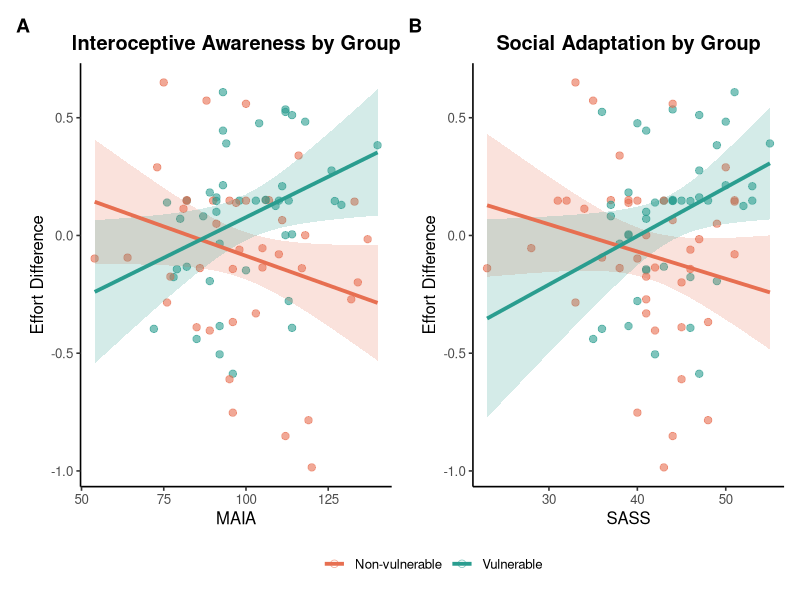

This chart was generated by the following R code:

# Multiple regressions: MAIA, SASS and IRI x group on the prosocial-effort index


###############################################################################
# Clean Environment

rm(list = ls())
options(scipen = 999)


###############################################################################
# Libraries

library(tidyverse)
library(emmeans)
library(ggeffects)
library(patchwork)
library(car)


###############################################################################
# Import Data

df <- read.csv("dataset_final.csv", stringsAsFactors = FALSE)

## Filter by group
# df <- subset(df, grupo == "1")

## Build IRI composites
df <- df %>%
  mutate(IRI_Cognitivo = IRI_Fantasia_DIRd + IRI_TomaPerspectiva_DIRd,
         IRI_Afectivo  = IRI_PreocupacionEmpatica_DIRd + IRI_IncomodidadPersonal_DIRd)

## Analytic subset (variables used in the models)
vars_usadas <- c("grupo",
                 "diff_effort",
                 "effort_other",
                 "MAIA_DIRt", "SASS_DIRt", "IRI_DIRt",
                 "IRI_Cognitivo", "IRI_Afectivo",
                 "Fatigue_diff")

df_mod <- df %>%
  dplyr::select(all_of(vars_usadas)) %>%
  mutate(across(everything(), as.numeric))


###############################################################################
# MAIA model

## MAIA total with group interaction
m1 <- lm(diff_effort ~ MAIA_DIRt * grupo + Fatigue_diff, data = df_mod)
summary(m1)
car::Anova(m1, type = "II")

## Simple slopes of MAIA by group
trends_maia <- emtrends(m1, ~ grupo, var = "MAIA_DIRt", at = list(grupo = c(0, 1)))
summary(trends_maia, infer = c(TRUE, TRUE))
pairs(trends_maia)


###############################################################################
# SASS model

## SASS total with group interaction
m2 <- lm(diff_effort ~ SASS_DIRt * grupo + Fatigue_diff, data = df_mod)
summary(m2)
car::Anova(m2, type = "II")

## Simple slopes of SASS by group
trends_sass <- emtrends(m2, ~ grupo, var = "SASS_DIRt", at = list(grupo = c(0, 1)))
summary(trends_sass, infer = c(TRUE, TRUE))
pairs(trends_sass)


###############################################################################
# IRI models

## IRI total with group interaction
m3 <- lm(diff_effort ~ IRI_DIRt * grupo + Fatigue_diff, data = df_mod)
print(summary(m3))
car::Anova(m3, type = "II")

## Simple slopes of IRI total by group
trends_iri <- emtrends(m3, ~ grupo, var = "IRI_DIRt", at = list(grupo = c(0, 1)))
summary(trends_iri, infer = c(TRUE, TRUE))
pairs(trends_iri)

## IRI components with group interaction
m4 <- lm(diff_effort ~ IRI_Cognitivo * grupo + IRI_Afectivo * grupo + Fatigue_diff, data = df_mod)
print(summary(m4))
car::Anova(m4, type = "II")

## Simple slopes of the cognitive component by group
trends_iri_cognitivo <- emtrends(m4, ~ grupo, var = "IRI_Cognitivo", at = list(grupo = c(0, 1)))
summary(trends_iri_cognitivo, infer = c(TRUE, TRUE))
pairs(trends_iri_cognitivo)


###############################################################################
# MAIA robustness: correlations by group + Fisher r-to-z

## MAIA and prosocial-effort data
d_maia <- df_mod %>%
  dplyr::select(grupo, MAIA_DIRt, diff_effort) %>%
  tidyr::drop_na(MAIA_DIRt, diff_effort)

## Split by group
g_vul  <- dplyr::filter(d_maia, grupo == 1)   # vulnerable
g_nvul <- dplyr::filter(d_maia, grupo == 0)   # non-vulnerable

## Pearson + Spearman by group
r_vul_p  <- cor.test(g_vul$MAIA_DIRt,  g_vul$diff_effort,  method = "pearson")
r_nvul_p <- cor.test(g_nvul$MAIA_DIRt, g_nvul$diff_effort, method = "pearson")
r_vul_s  <- cor.test(g_vul$MAIA_DIRt,  g_vul$diff_effort,  method = "spearman")
r_nvul_s <- cor.test(g_nvul$MAIA_DIRt, g_nvul$diff_effort, method = "spearman")

## Fisher r-to-z for the difference between two independent correlations
fisher_z_diff <- function(r1, n1, r2, n2) {
  z1 <- atanh(r1); z2 <- atanh(r2)
  se <- sqrt(1/(n1 - 3) + 1/(n2 - 3))
  Z  <- (z1 - z2) / se
  data.frame(Z = Z, p = 2 * pnorm(-abs(Z)), SE = se)
}

fz <- fisher_z_diff(r1 = unname(r_vul_p$estimate),  n1 = nrow(g_vul),
                    r2 = unname(r_nvul_p$estimate), n2 = nrow(g_nvul))

## Print results
cat(sprintf("Vulnerable:     Pearson r = %.3f (p = %.3f), Spearman rho = %.3f (p = %.3f), n = %d\n",
            r_vul_p$estimate, r_vul_p$p.value, r_vul_s$estimate, r_vul_s$p.value, nrow(g_vul)))
cat(sprintf("Non-vulnerable: Pearson r = %.3f (p = %.3f), Spearman rho = %.3f (p = %.3f), n = %d\n",
            r_nvul_p$estimate, r_nvul_p$p.value, r_nvul_s$estimate, r_nvul_s$p.value, nrow(g_nvul)))
cat(sprintf("Fisher r-to-z:  Z = %.3f, p = %.3f\n", fz$Z, fz$p))


###############################################################################
# SASS robustness: correlations by group + Fisher r-to-z

## SASS and prosocial-effort data
d_sass <- df_mod %>%
  dplyr::select(grupo, SASS_DIRt, diff_effort) %>%
  tidyr::drop_na(SASS_DIRt, diff_effort)

## Split by group
g_vul  <- dplyr::filter(d_sass, grupo == 1)   # vulnerable
g_nvul <- dplyr::filter(d_sass, grupo == 0)   # non-vulnerable

## Pearson + Spearman by group
r_vul_p  <- cor.test(g_vul$SASS_DIRt,  g_vul$diff_effort,  method = "pearson")
r_nvul_p <- cor.test(g_nvul$SASS_DIRt, g_nvul$diff_effort, method = "pearson")
r_vul_s  <- cor.test(g_vul$SASS_DIRt,  g_vul$diff_effort,  method = "spearman")
r_nvul_s <- cor.test(g_nvul$SASS_DIRt, g_nvul$diff_effort, method = "spearman")

## Fisher r-to-z
fz <- fisher_z_diff(r1 = unname(r_vul_p$estimate),  n1 = nrow(g_vul),
                    r2 = unname(r_nvul_p$estimate), n2 = nrow(g_nvul))

## Print results
cat(sprintf("Vulnerable:     Pearson r = %.3f (p = %.3f), Spearman rho = %.3f (p = %.3f), n = %d\n",
            r_vul_p$estimate, r_vul_p$p.value, r_vul_s$estimate, r_vul_s$p.value, nrow(g_vul)))
cat(sprintf("Non-vulnerable: Pearson r = %.3f (p = %.3f), Spearman rho = %.3f (p = %.3f), n = %d\n",
            r_nvul_p$estimate, r_nvul_p$p.value, r_nvul_s$estimate, r_nvul_s$p.value, nrow(g_nvul)))
cat(sprintf("Fisher r-to-z:  Z = %.3f, p = %.3f\n", fz$Z, fz$p))


###############################################################################
# IRI robustness: correlations by group + Fisher r-to-z

## IRI and prosocial-effort data
d_IRI <- df_mod %>%
  dplyr::select(grupo, IRI_DIRt, diff_effort) %>%
  tidyr::drop_na(IRI_DIRt, diff_effort)

## Split by group
g_vul  <- dplyr::filter(d_IRI, grupo == 1)   # vulnerable
g_nvul <- dplyr::filter(d_IRI, grupo == 0)   # non-vulnerable

## Pearson + Spearman by group
r_vul_p  <- cor.test(g_vul$IRI_DIRt,  g_vul$diff_effort,  method = "pearson")
r_nvul_p <- cor.test(g_nvul$IRI_DIRt, g_nvul$diff_effort, method = "pearson")
r_vul_s  <- cor.test(g_vul$IRI_DIRt,  g_vul$diff_effort,  method = "spearman")
r_nvul_s <- cor.test(g_nvul$IRI_DIRt, g_nvul$diff_effort, method = "spearman")

## Fisher r-to-z for the difference between two independent correlations
fisher_z_diff <- function(r1, n1, r2, n2) {
  z1 <- atanh(r1); z2 <- atanh(r2)
  se <- sqrt(1/(n1 - 3) + 1/(n2 - 3))
  Z  <- (z1 - z2) / se
  data.frame(Z = Z, p = 2 * pnorm(-abs(Z)), SE = se)
}

fz <- fisher_z_diff(r1 = unname(r_vul_p$estimate),  n1 = nrow(g_vul),
                    r2 = unname(r_nvul_p$estimate), n2 = nrow(g_nvul))

## Print results
cat(sprintf("Vulnerable:     Pearson r = %.3f (p = %.3f), Spearman rho = %.3f (p = %.3f), n = %d\n",
            r_vul_p$estimate, r_vul_p$p.value, r_vul_s$estimate, r_vul_s$p.value, nrow(g_vul)))
cat(sprintf("Non-vulnerable: Pearson r = %.3f (p = %.3f), Spearman rho = %.3f (p = %.3f), n = %d\n",
            r_nvul_p$estimate, r_nvul_p$p.value, r_nvul_s$estimate, r_nvul_s$p.value, nrow(g_nvul)))
cat(sprintf("Fisher r-to-z:  Z = %.3f, p = %.3f\n", fz$Z, fz$p))


###############################################################################
# Figure 3: MAIA and SASS x group (BLUP index diff_effort)

## Group colors
COL_NONVUL <- "#E76F51"; COL_VUL <- "#2A9D8F"

## Interaction models with fatigue as covariate (as in the text)
m_maia <- lm(diff_effort ~ MAIA_DIRt * grupo + Fatigue_diff, data = df_mod)
m_sass <- lm(diff_effort ~ SASS_DIRt * grupo + Fatigue_diff, data = df_mod)

## Panel function: observed points + predicted lines with 95% CI
panel <- function(model, xvar, xlab, title){
  pr <- as.data.frame(ggpredict(model, terms = c(paste0(xvar, " [all]"), "grupo")))
  pr$Group  <- factor(pr$group, levels = c("0","1"), labels = c("Non-vulnerable","Vulnerable"))
  pts <- df_mod; pts$Group <- factor(pts$grupo, levels = c(0,1), labels = c("Non-vulnerable","Vulnerable"))
  ggplot() +
    geom_point(data = pts, aes(x = .data[[xvar]], y = diff_effort, color = Group, fill = Group),
               shape = 21, alpha = 0.6, size = 2.3, stroke = 0.4) +
    geom_ribbon(data = pr, aes(x = x, ymin = conf.low, ymax = conf.high, fill = Group),
                alpha = 0.20, color = NA) +
    geom_line(data = pr, aes(x = x, y = predicted, color = Group), linewidth = 1.3) +
    scale_color_manual(values = c("Non-vulnerable" = COL_NONVUL, "Vulnerable" = COL_VUL), name = NULL) +
    scale_fill_manual(values  = c("Non-vulnerable" = COL_NONVUL, "Vulnerable" = COL_VUL), guide = "none") +
    labs(x = xlab, y = "Effort Difference", title = title) +
    theme_classic(base_size = 12) +
    theme(plot.title = element_text(face = "bold", hjust = 0.5), legend.position = "bottom")
}

## Panels A (MAIA) and B (SASS)
pA <- panel(m_maia, "MAIA_DIRt", "MAIA", "Interoceptive Awareness by Group")
pB <- panel(m_sass, "SASS_DIRt", "SASS", "Social Adaptation by Group")

## Composition: A + B
fig3 <- (pA + pB) + plot_layout(guides = "collect") + plot_annotation(tag_levels = "A") &
  theme(legend.position = "bottom", plot.tag = element_text(face = "bold", size = 14))

## Print and save figure
print(fig3)
ggsave("figure3.png", fig3, width = 9.5, height = 4.5, dpi = 600, bg = "white")
